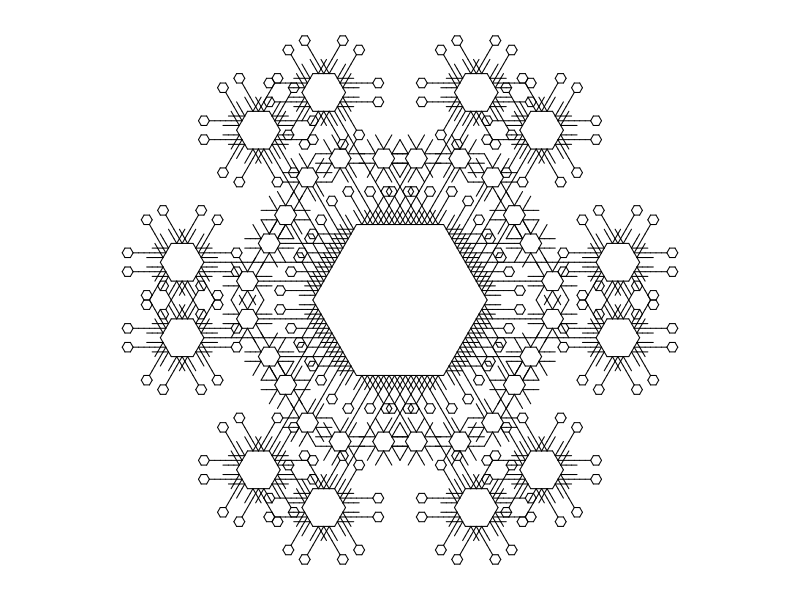

Generate this figure with R:
## ---- chunk 1

getstr = function(start="A",
                  rules=list("A"="A[+A][-A]b","b"="[+C][-C]","C"="CC"),
                  n=10){
    st = start
    for(jj in 1:n){
        st2 = ""
        for(i in 1:nchar(st)){
            ch = substr(st,i,i)
            # cn = as.integer(charToRaw(ch))
            if(!is.null(rules[[ch]])){
                st2 = paste0(st2,rules[[ch]],collapse="")
            } else {
                st2 = paste0(st2,ch,collapse="")
            }
        }
        st = st2
    }
    return(st)
}

getxyc = function(string="AA+AA+AA+A+A",angle=pi/2,angle_initial=pi/2,col="blue"){
    switch = 1
    d = angle_initial
    x = 0
    y = 0
    xl = c(x)
    yl = c(y)
    cols = numeric()
    dsave = numeric()
    xsave = numeric()
    ysave = numeric()
    for(i in 1:nchar(string)){
        ch = substr(string,i,i)
        cn = as.integer(charToRaw(ch))
        if(cn>=as.integer(charToRaw("A")) && cn<=as.integer(charToRaw("L"))){
            cols = c(cols,col)
            x = x+cos(d)
            y = y+sin(d)
            xl = c(xl,x)
            yl = c(yl,y)
        }
        if(cn>=as.integer(charToRaw("M")) && cn<=as.integer(charToRaw("Z"))){
            cols = c(cols,"NA")
            x = x+cos(d)
            y = y+sin(d)
            xl = c(xl,x)
            yl = c(yl,y)
        }
        if(cn==as.integer(charToRaw("["))){
            dsave = c(dsave,d)
            xsave = c(xsave,x)
            ysave = c(ysave,y)
        }
        if(cn==as.integer(charToRaw("]"))){
            cols = c(cols,"NA")
            x = xsave[length(xsave)]
            y = ysave[length(ysave)]
            d = dsave[length(dsave)]
            if(length(xsave)>1){
                xsave = xsave[1:(length(xsave)-1)]
                ysave = ysave[1:(length(ysave)-1)]
                dsave = dsave[1:(length(dsave)-1)]
            } else {
                xsave = numeric()
                ysave = numeric()
                dsave = numeric()
            }
            xl = c(xl,x)
            yl = c(yl,y)
        }
        if(cn==as.integer(charToRaw("-"))){
            d = d-angle
        }
        if(cn==as.integer(charToRaw("+"))){
            d = d+angle
        }
        if(cn==as.integer(charToRaw("."))){
            switch = switch*(-1)
        }
    }
    
    xwid = max(xl)-min(xl)
    ywid = max(yl)-min(yl)
    xmid = (max(xl)+min(xl))/2
    ymid = (max(yl)+min(yl))/2
    wid = max(c(xwid,ywid))
    x2 = (xl-xmid)/wid*2
    y2 = (yl-ymid)/wid*2
    return(list(x2,y2,cols))
}

makeplot = function(xyc,lwd=1){
    x = xyc[[1]]
    y = xyc[[2]]
    c = xyc[[3]]
    plot(0,0,"n",xlim=c(-1,1),ylim=c(-1,1),axes=F,ann=F)
    # lines(x2,y2)
    for(i in 2:length(x)){
        lines(c(x[i-1],x[i]),c(y[i-1],y[i]),col=c[i-1])
    }
}
## ---- chunk 2
par(mar=c(0,0,0,0),oma=c(0,0,0,0),pty="s")
start = c("A")
rules = list("A"="B+B+B+B+B+B+",
             "B"="B[--CCC-a][-CCC-a]B",
             "C"="CC",
             "a"="B+B+B+B+B+B+")
s = getstr(start,rules,5)
s2 = gsub("A","F",s,fixed=T)
s2 = gsub("B","F",s2,fixed=T)
s2 = gsub("C","F",s2,fixed=T)
s2 = gsub("+","R",s2,fixed=T)
s2 = gsub("-","L",s2,fixed=T)
s2 = gsub("[","A",s2,fixed=T)
s2 = gsub("]","Z",s2,fixed=T)

# s3 = ""
# chunk = 4
# nrep = floor(nchar(s2)/chunk)
# for(i in 1:nrep){
#     s3 = paste0(s3," ",substr(s2,i*chunk-chunk+1,i*chunk),collapse="")
#     if(i %% 5 ==0){
#         s3 = paste0(s3,"\n")
#     }
# }
# if(nchar(s2)>nrep*chunk){
#     s3 = paste0(s3," ",substr(s2,nrep*chunk,nchar(s2)))
# }

xyc = getxyc(s,pi/3,angle_initial=0,col="black")
makeplot(xyc,lwd=0.3)
# cat(s3)
